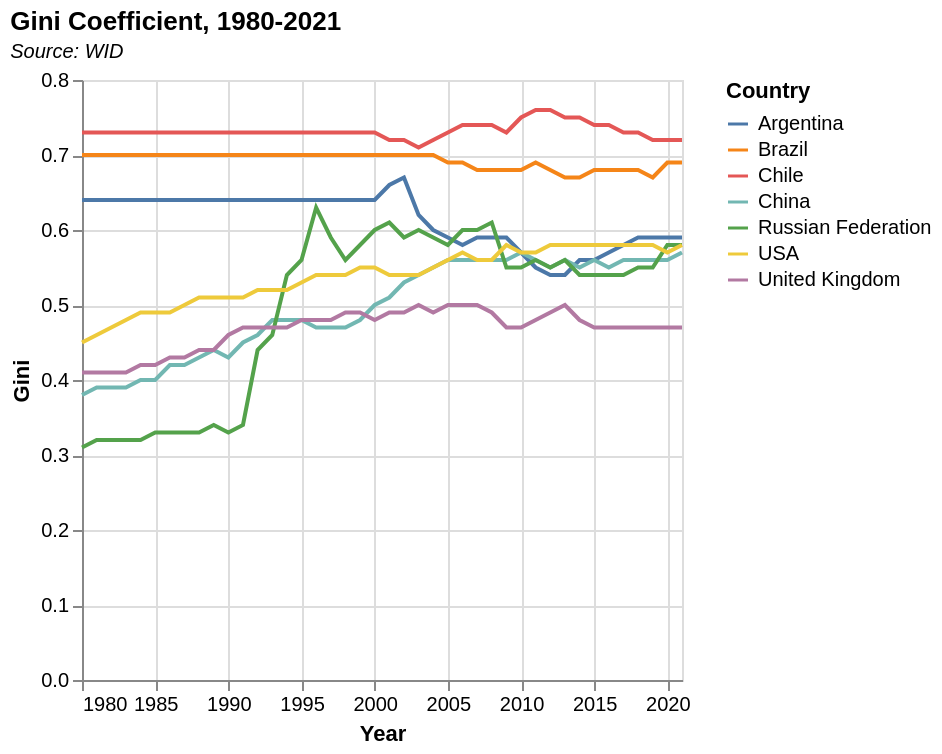

This figure's Vega-Lite source:
### Vega-Lite specification from a JSON file in a GitHub repository (floating-point values rounded to 4 significant figures; data arrays with more than 128 entries replaced by an {"elided": "..."} marker saying what was removed)
{"$schema": "https://vega.github.io/schema/vega-lite/v5.json", "title": {"text": "Gini Coefficient, 1980-2021", "subtitle": ["Source: WID"], "subtitleFontStyle": "italic", "subtitleFontSize": 10, "anchor": "start", "color": "black"}, "data": {"values": {"elided": "294 records"}, "format": {"parse": {"Year": "date"}}}, "mark": "line", "encoding": {"x": {"field": "Year", "type": "temporal"}, "y": {"field": "Gini", "type": "quantitative"}, "color": {"field": "Country", "type": "nominal"}, "tooltip": [{"field": "Country", "type": "nominal", "title": "Country"}, {"field": "Gini", "type": "quantitative", "title": "Gini"}]}}
